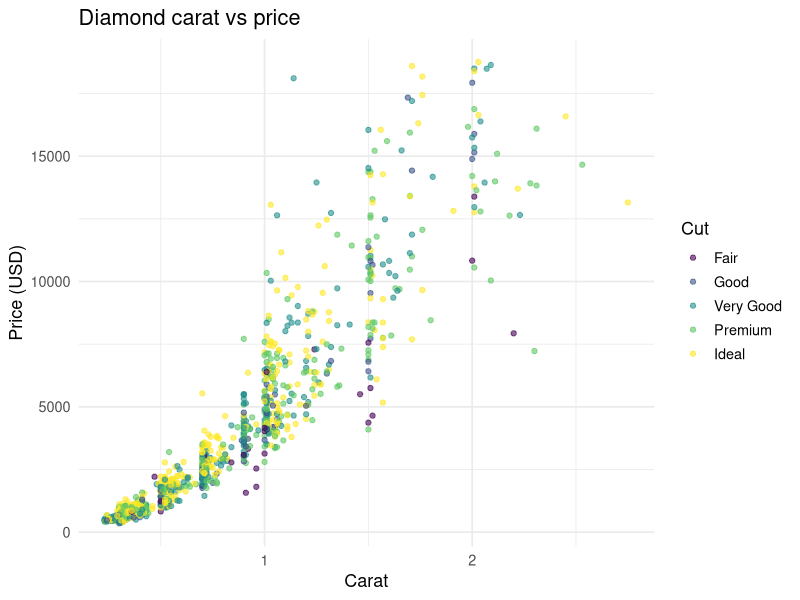

Reproduce this figure in R.
## ---- chunk 1
library(tidyverse)
library(patchwork)
library(knitr)
## ---- chunk 2
tibble(
  package = c("tidyverse", "dplyr", "patchwork", "fs", "knitr"),
  version = map_chr(package, ~ as.character(packageVersion(.x)))
) |>
  kable()
## ---- chunk 3
#| label: fig-demo
#| fig-cap: "A quick ggplot2 demo"

ggplot(diamonds |> slice_sample(n = 1000), aes(carat, price, colour = cut)) +
  geom_point(alpha = 0.6, size = 1.5) +
  scale_colour_viridis_d() +
  labs(
    title   = "Diamond carat vs price",
    x       = "Carat",
    y       = "Price (USD)",
    colour  = "Cut"
  ) +
  theme_minimal(base_size = 13)
